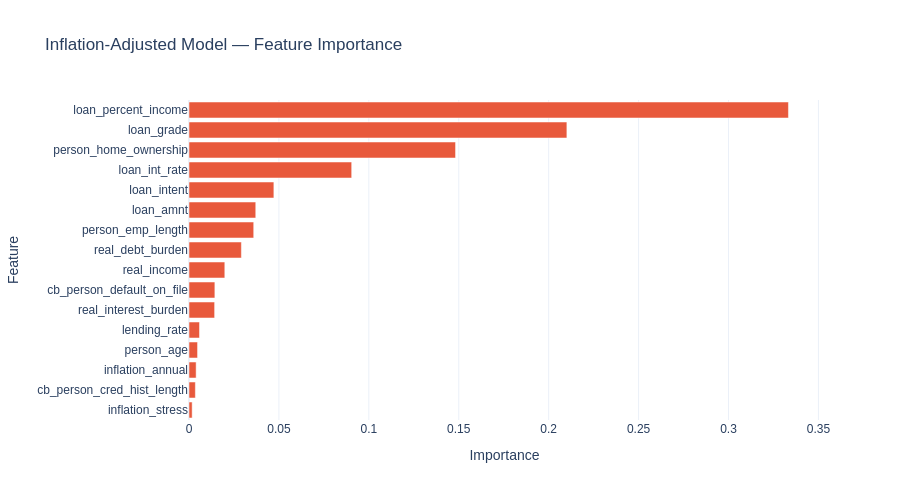

Notebook cell for this chart:
### Code cell
importance_adj = pd.DataFrame({
    "feature":    FEATURES_ADJ,
    "importance": rf_adjusted.feature_importances_
}).sort_values("importance", ascending=True)

fig = go.Figure(go.Bar(
    x=importance_adj["importance"],
    y=importance_adj["feature"],
    orientation="h",
    marker_color="#E8593C"
))

fig.update_layout(
    title="Inflation-Adjusted Model — Feature Importance",
    xaxis_title="Importance",
    yaxis_title="Feature",
    template="plotly_white",
    font=dict(family="Arial", size=12),
    height=500
)

fig.show()

### Figure 1 — Plotly figure (JSON) as saved in the notebook; plotly's stock layout.template omitted (floating-point values rounded to 4 significant figures)
{"data": [{"marker": {"color": "#E8593C"}, "orientation": "h", "type": "bar", "x": [0.001758, 0.003542, 0.003966, 0.004753, 0.005847, 0.01425, 0.01439, 0.01991, 0.02913, 0.03599, 0.03713, 0.04719, 0.09046, 0.1482, 0.2101, 0.3333], "y": ["inflation_stress", "cb_person_cred_hist_length", "inflation_annual", "person_age", "lending_rate", "real_interest_burden", "cb_person_default_on_file", "real_income", "real_debt_burden", "person_emp_length", "loan_amnt", "loan_intent", "loan_int_rate", "person_home_ownership", "loan_grade", "loan_percent_income"]}], "layout": {"font": {"family": "Arial", "size": 12}, "height": 500, "title": {"text": "Inflation-Adjusted Model — Feature Importance"}, "xaxis": {"title": {"text": "Importance"}}, "yaxis": {"title": {"text": "Feature"}}}}
